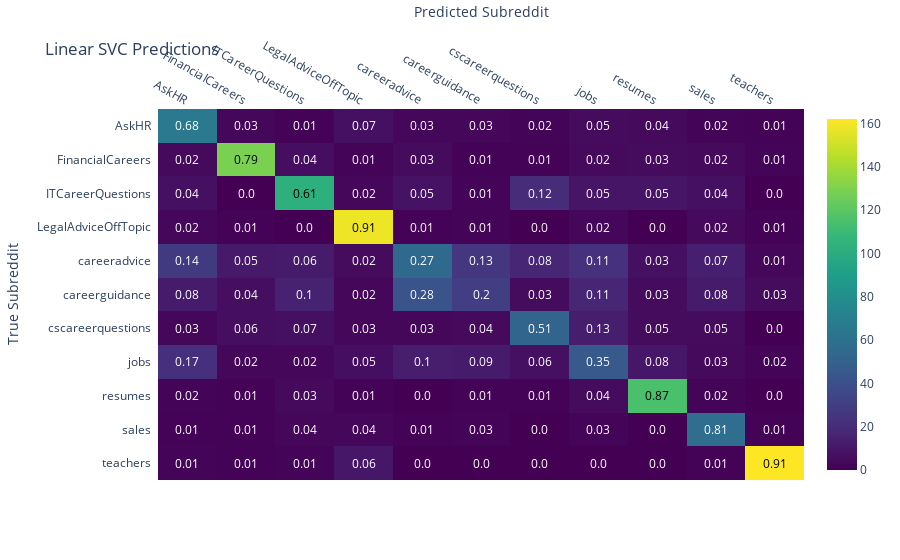

Write notebook code for a chart like this one.
### Markdown cell above
The linear svc was choose due to it simplicity fronm there we tune with two techiques the costly yet powerful grid search and Bayesian optimization. Bayesian learns statistically which combinations did better

### Code cell
#linear SVC
predicted_subreddit_names = label_encoder.inverse_transform(result)
true_subreddit_names = label_encoder.inverse_transform(y_tests)
conf_matrix = confusion_matrix(y_tests, result)

# Ensure it's in list format
subreddit_names_list = sorted_unique_names.tolist()

# Re-attempt to create the heatmap
fig = ff.create_annotated_heatmap(
    z=conf_matrix,
    x=subreddit_names_list,  # Ensure this is a list
    y=subreddit_names_list,  # Ensure this is a list too
    colorscale='Viridis',
    annotation_text=np.around(conf_matrix.astype(np.float64) / conf_matrix.sum(axis=1)[:, np.newaxis], decimals=2),
    hoverinfo="z",
    showscale=True
)

fig.update_layout(
    title='Linear SVC Predictions',
    xaxis=dict(title='Predicted Subreddit'),
    yaxis=dict(title='True Subreddit'),
    yaxis_autorange='reversed'
)
fig.show()

### Figure 1 — Plotly figure (JSON) as saved in the notebook; plotly's stock layout.template omitted (floating-point values rounded to 4 significant figures)
{"data": [{"colorscale": [[0, "#440154"], [0.1111, "#482878"], [0.2222, "#3e4989"], [0.3333, "#31688e"], [0.4444, "#26828e"], [0.5556, "#1f9e89"], [0.6667, "#35b779"], [0.7778, "#6ece58"], [0.8889, "#b5de2b"], [1, "#fde725"]], "hoverinfo": "z", "reversescale": false, "showscale": true, "type": "heatmap", "x": ["AskHR", "FinancialCareers", "ITCareerQuestions", "LegalAdviceOffTopic", "careeradvice", "careerguidance", "cscareerquestions", "jobs", "resumes", "sales", "teachers"], "y": ["AskHR", "FinancialCareers", "ITCareerQuestions", "LegalAdviceOffTopic", "careeradvice", "careerguidance", "cscareerquestions", "jobs", "resumes", "sales", "teachers"], "z": [[66, 3, 1, 7, 3, 3, 2, 5, 4, 2, 1], [4, 129, 6, 2, 5, 1, 1, 4, 5, 4, 2], [7, 0, 102, 3, 8, 2, 20, 9, 9, 7, 0], [3, 1, 0, 158, 1, 2, 0, 3, 0, 4, 1], [28, 11, 12, 5, 55, 26, 17, 23, 7, 14, 3], [12, 6, 15, 3, 42, 30, 5, 17, 5, 12, 5], [3, 6, 7, 3, 3, 4, 52, 13, 5, 5, 0], [22, 3, 3, 6, 13, 12, 7, 45, 10, 4, 2], [2, 1, 4, 1, 0, 1, 1, 5, 115, 2, 0], [1, 1, 3, 3, 1, 2, 0, 2, 0, 58, 1], [2, 1, 2, 10, 0, 0, 0, 0, 0, 1, 162]]}], "layout": {"annotations": [{"font": {"color": "#FFFFFF"}, "showarrow": false, "text": "0.68", "x": "AskHR", "xref": "x", "y": "AskHR", "yref": "y"}, {"font": {"color": "#FFFFFF"}, "showarrow": false, "text": "0.03", "x": "FinancialCareers", "xref": "x", "y": "AskHR", "yref": "y"}, {"font": {"color": "#FFFFFF"}, "showarrow": false, "text": "0.01", "x": "ITCareerQuestions", "xref": "x", "y": "AskHR", "yref": "y"}, {"font": {"color": "#FFFFFF"}, "showarrow": false, "text": "0.07", "x": "LegalAdviceOffTopic", "xref": "x", "y": "AskHR", "yref": "y"}, {"font": {"color": "#FFFFFF"}, "showarrow": false, "text": "0.03", "x": "careeradvice", "xref": "x", "y": "AskHR", "yref": "y"}, {"font": {"color": "#FFFFFF"}, "showarrow": false, "text": "0.03", "x": "careerguidance", "xref": "x", "y": "AskHR", "yref": "y"}, {"font": {"color": "#FFFFFF"}, "showarrow": false, "text": "0.02", "x": "cscareerquestions", "xref": "x", "y": "AskHR", "yref": "y"}, {"font": {"color": "#FFFFFF"}, "showarrow": false, "text": "0.05", "x": "jobs", "xref": "x", "y": "AskHR", "yref": "y"}, {"font": {"color": "#FFFFFF"}, "showarrow": false, "text": "0.04", "x": "resumes", "xref": "x", "y": "AskHR", "yref": "y"}, {"font": {"color": "#FFFFFF"}, "showarrow": false, "text": "0.02", "x": "sales", "xref": "x", "y": "AskHR", "yref": "y"}, {"font": {"color": "#FFFFFF"}, "showarrow": false, "text": "0.01", "x": "teachers", "xref": "x", "y": "AskHR", "yref": "y"}, {"font": {"color": "#FFFFFF"}, "showarrow": false, "text": "0.02", "x": "AskHR", "xref": "x", "y": "FinancialCareers", "yref": "y"}, {"font": {"color": "#000000"}, "showarrow": false, "text": "0.79", "x": "FinancialCareers", "xref": "x", "y": "FinancialCareers", "yref": "y"}, {"font": {"color": "#FFFFFF"}, "showarrow": false, "text": "0.04", "x": "ITCareerQuestions", "xref": "x", "y": "FinancialCareers", "yref": "y"}, {"font": {"color": "#FFFFFF"}, "showarrow": false, "text": "0.01", "x": "LegalAdviceOffTopic", "xref": "x", "y": "FinancialCareers", "yref": "y"}, {"font": {"color": "#FFFFFF"}, "showarrow": false, "text": "0.03", "x": "careeradvice", "xref": "x", "y": "FinancialCareers", "yref": "y"}, {"font": {"color": "#FFFFFF"}, "showarrow": false, "text": "0.01", "x": "careerguidance", "xref": "x", "y": "FinancialCareers", "yref": "y"}, {"font": {"color": "#FFFFFF"}, "showarrow": false, "text": "0.01", "x": "cscareerquestions", "xref": "x", "y": "FinancialCareers", "yref": "y"}, {"font": {"color": "#FFFFFF"}, "showarrow": false, "text": "0.02", "x": "jobs", "xref": "x", "y": "FinancialCareers", "yref": "y"}, {"font": {"color": "#FFFFFF"}, "showarrow": false, "text": "0.03", "x": "resumes", "xref": "x", "y": "FinancialCareers", "yref": "y"}, {"font": {"color": "#FFFFFF"}, "showarrow": false, "text": "0.02", "x": "sales", "xref": "x", "y": "FinancialCareers", "yref": "y"}, {"font": {"color": "#FFFFFF"}, "showarrow": false, "text": "0.01", "x": "teachers", "xref": "x", "y": "FinancialCareers", "yref": "y"}, {"font": {"color": "#FFFFFF"}, "showarrow": false, "text": "0.04", "x": "AskHR", "xref": "x", "y": "ITCareerQuestions", "yref": "y"}, {"font": {"color": "#FFFFFF"}, "showarrow": false, "text": "0.0", "x": "FinancialCareers", "xref": "x", "y": "ITCareerQuestions", "yref": "y"}, {"font": {"color": "#000000"}, "showarrow": false, "text": "0.61", "x": "ITCareerQuestions", "xref": "x", "y": "ITCareerQuestions", "yref": "y"}, {"font": {"color": "#FFFFFF"}, "showarrow": false, "text": "0.02", "x": "LegalAdviceOffTopic", "xref": "x", "y": "ITCareerQuestions", "yref": "y"}, {"font": {"color": "#FFFFFF"}, "showarrow": false, "text": "0.05", "x": "careeradvice", "xref": "x", "y": "ITCareerQuestions", "yref": "y"}, {"font": {"color": "#FFFFFF"}, "showarrow": false, "text": "0.01", "x": "careerguidance", "xref": "x", "y": "ITCareerQuestions", "yref": "y"}, {"font": {"color": "#FFFFFF"}, "showarrow": false, "text": "0.12", "x": "cscareerquestions", "xref": "x", "y": "ITCareerQuestions", "yref": "y"}, {"font": {"color": "#FFFFFF"}, "showarrow": false, "text": "0.05", "x": "jobs", "xref": "x", "y": "ITCareerQuestions", "yref": "y"}, {"font": {"color": "#FFFFFF"}, "showarrow": false, "text": "0.05", "x": "resumes", "xref": "x", "y": "ITCareerQuestions", "yref": "y"}, {"font": {"color": "#FFFFFF"}, "showarrow": false, "text": "0.04", "x": "sales", "xref": "x", "y": "ITCareerQuestions", "yref": "y"}, {"font": {"color": "#FFFFFF"}, "showarrow": false, "text": "0.0", "x": "teachers", "xref": "x", "y": "ITCareerQuestions", "yref": "y"}, {"font": {"color": "#FFFFFF"}, "showarrow": false, "text": "0.02", "x": "AskHR", "xref": "x", "y": "LegalAdviceOffTopic", "yref": "y"}, {"font": {"color": "#FFFFFF"}, "showarrow": false, "text": "0.01", "x": "FinancialCareers", "xref": "x", "y": "LegalAdviceOffTopic", "yref": "y"}, {"font": {"color": "#FFFFFF"}, "showarrow": false, "text": "0.0", "x": "ITCareerQuestions", "xref": "x", "y": "LegalAdviceOffTopic", "yref": "y"}, {"font": {"color": "#000000"}, "showarrow": false, "text": "0.91", "x": "LegalAdviceOffTopic", "xref": "x", "y": "LegalAdviceOffTopic", "yref": "y"}, {"font": {"color": "#FFFFFF"}, "showarrow": false, "text": "0.01", "x": "careeradvice", "xref": "x", "y": "LegalAdviceOffTopic", "yref": "y"}, {"font": {"color": "#FFFFFF"}, "showarrow": false, "text": "0.01", "x": "careerguidance", "xref": "x", "y": "LegalAdviceOffTopic", "yref": "y"}, {"font": {"color": "#FFFFFF"}, "showarrow": false, "text": "0.0", "x": "cscareerquestions", "xref": "x", "y": "LegalAdviceOffTopic", "yref": "y"}, {"font": {"color": "#FFFFFF"}, "showarrow": false, "text": "0.02", "x": "jobs", "xref": "x", "y": "LegalAdviceOffTopic", "yref": "y"}, {"font": {"color": "#FFFFFF"}, "showarrow": false, "text": "0.0", "x": "resumes", "xref": "x", "y": "LegalAdviceOffTopic", "yref": "y"}, {"font": {"color": "#FFFFFF"}, "showarrow": false, "text": "0.02", "x": "sales", "xref": "x", "y": "LegalAdviceOffTopic", "yref": "y"}, {"font": {"color": "#FFFFFF"}, "showarrow": false, "text": "0.01", "x": "teachers", "xref": "x", "y": "LegalAdviceOffTopic", "yref": "y"}, {"font": {"color": "#FFFFFF"}, "showarrow": false, "text": "0.14", "x": "AskHR", "xref": "x", "y": "careeradvice", "yref": "y"}, {"font": {"color": "#FFFFFF"}, "showarrow": false, "text": "0.05", "x": "FinancialCareers", "xref": "x", "y": "careeradvice", "yref": "y"}, {"font": {"color": "#FFFFFF"}, "showarrow": false, "text": "0.06", "x": "ITCareerQuestions", "xref": "x", "y": "careeradvice", "yref": "y"}, {"font": {"color": "#FFFFFF"}, "showarrow": false, "text": "0.02", "x": "LegalAdviceOffTopic", "xref": "x", "y": "careeradvice", "yref": "y"}, {"font": {"color": "#FFFFFF"}, "showarrow": false, "text": "0.27", "x": "careeradvice", "xref": "x", "y": "careeradvice", "yref": "y"}, {"font": {"color": "#FFFFFF"}, "showarrow": false, "text": "0.13", "x": "careerguidance", "xref": "x", "y": "careeradvice", "yref": "y"}, {"font": {"color": "#FFFFFF"}, "showarrow": false, "text": "0.08", "x": "cscareerquestions", "xref": "x", "y": "careeradvice", "yref": "y"}, {"font": {"color": "#FFFFFF"}, "showarrow": false, "text": "0.11", "x": "jobs", "xref": "x", "y": "careeradvice", "yref": "y"}, {"font": {"color": "#FFFFFF"}, "showarrow": false, "text": "0.03", "x": "resumes", "xref": "x", "y": "careeradvice", "yref": "y"}, {"font": {"color": "#FFFFFF"}, "showarrow": false, "text": "0.07", "x": "sales", "xref": "x", "y": "careeradvice", "yref": "y"}, {"font": {"color": "#FFFFFF"}, "showarrow": false, "text": "0.01", "x": "teachers", "xref": "x", "y": "careeradvice", "yref": "y"}, {"font": {"color": "#FFFFFF"}, "showarrow": false, "text": "0.08", "x": "AskHR", "xref": "x", "y": "careerguidance", "yref": "y"}, {"font": {"color": "#FFFFFF"}, "showarrow": false, "text": "0.04", "x": "FinancialCareers", "xref": "x", "y": "careerguidance", "yref": "y"}, {"font": {"color": "#FFFFFF"}, "showarrow": false, "text": "0.1", "x": "ITCareerQuestions", "xref": "x", "y": "careerguidance", "yref": "y"}, {"font": {"color": "#FFFFFF"}, "showarrow": false, "text": "0.02", "x": "LegalAdviceOffTopic", "xref": "x", "y": "careerguidance", "yref": "y"}, {"font": {"color": "#FFFFFF"}, "showarrow": false, "text": "0.28", "x": "careeradvice", "xref": "x", "y": "careerguidance", "yref": "y"}, {"font": {"color": "#FFFFFF"}, "showarrow": false, "text": "0.2", "x": "careerguidance", "xref": "x", "y": "careerguidance", "yref": "y"}, {"font": {"color": "#FFFFFF"}, "showarrow": false, "text": "0.03", "x": "cscareerquestions", "xref": "x", "y": "careerguidance", "yref": "y"}, {"font": {"color": "#FFFFFF"}, "showarrow": false, "text": "0.11", "x": "jobs", "xref": "x", "y": "careerguidance", "yref": "y"}, {"font": {"color": "#FFFFFF"}, "showarrow": false, "text": "0.03", "x": "resumes", "xref": "x", "y": "careerguidance", "yref": "y"}, {"font": {"color": "#FFFFFF"}, "showarrow": false, "text": "0.08", "x": "sales", "xref": "x", "y": "careerguidance", "yref": "y"}, {"font": {"color": "#FFFFFF"}, "showarrow": false, "text": "0.03", "x": "teachers", "xref": "x", "y": "careerguidance", "yref": "y"}, {"font": {"color": "#FFFFFF"}, "showarrow": false, "text": "0.03", "x": "AskHR", "xref": "x", "y": "cscareerquestions", "yref": "y"}, {"font": {"color": "#FFFFFF"}, "showarrow": false, "text": "0.06", "x": "FinancialCareers", "xref": "x", "y": "cscareerquestions", "yref": "y"}, {"font": {"color": "#FFFFFF"}, "showarrow": false, "text": "0.07", "x": "ITCareerQuestions", "xref": "x", "y": "cscareerquestions", "yref": "y"}, {"font": {"color": "#FFFFFF"}, "showarrow": false, "text": "0.03", "x": "LegalAdviceOffTopic", "xref": "x", "y": "cscareerquestions", "yref": "y"}, {"font": {"color": "#FFFFFF"}, "showarrow": false, "text": "0.03", "x": "careeradvice", "xref": "x", "y": "cscareerquestions", "yref": "y"}, {"font": {"color": "#FFFFFF"}, "showarrow": false, "text": "0.04", "x": "careerguidance", "xref": "x", "y": "cscareerquestions", "yref": "y"}, {"font": {"color": "#FFFFFF"}, "showarrow": false, "text": "0.51", "x": "cscareerquestions", "xref": "x", "y": "cscareerquestions", "yref": "y"}, {"font": {"color": "#FFFFFF"}, "showarrow": false, "text": "0.13", "x": "jobs", "xref": "x", "y": "cscareerquestions", "yref": "y"}, {"font": {"color": "#FFFFFF"}, "showarrow": false, "text": "0.05", "x": "resumes", "xref": "x", "y": "cscareerquestions", "yref": "y"}, {"font": {"color": "#FFFFFF"}, "showarrow": false, "text": "0.05", "x": "sales", "xref": "x", "y": "cscareerquestions", "yref": "y"}, {"font": {"color": "#FFFFFF"}, "showarrow": false, "text": "0.0", "x": "teachers", "xref": "x", "y": "cscareerquestions", "yref": "y"}, {"font": {"color": "#FFFFFF"}, "showarrow": false, "text": "0.17", "x": "AskHR", "xref": "x", "y": "jobs", "yref": "y"}, {"font": {"color": "#FFFFFF"}, "showarrow": false, "text": "0.02", "x": "FinancialCareers", "xref": "x", "y": "jobs", "yref": "y"}, {"font": {"color": "#FFFFFF"}, "showarrow": false, "text": "0.02", "x": "ITCareerQuestions", "xref": "x", "y": "jobs", "yref": "y"}, {"font": {"color": "#FFFFFF"}, "showarrow": false, "text": "0.05", "x": "LegalAdviceOffTopic", "xref": "x", "y": "jobs", "yref": "y"}, {"font": {"color": "#FFFFFF"}, "showarrow": false, "text": "0.1", "x": "careeradvice", "xref": "x", "y": "jobs", "yref": "y"}, {"font": {"color": "#FFFFFF"}, "showarrow": false, "text": "0.09", "x": "careerguidance", "xref": "x", "y": "jobs", "yref": "y"}, {"font": {"color": "#FFFFFF"}, "showarrow": false, "text": "0.06", "x": "cscareerquestions", "xref": "x", "y": "jobs", "yref": "y"}, {"font": {"color": "#FFFFFF"}, "showarrow": false, "text": "0.35", "x": "jobs", "xref": "x", "y": "jobs", "yref": "y"}, {"font": {"color": "#FFFFFF"}, "showarrow": false, "text": "0.08", "x": "resumes", "xref": "x", "y": "jobs", "yref": "y"}, {"font": {"color": "#FFFFFF"}, "showarrow": false, "text": "0.03", "x": "sales", "xref": "x", "y": "jobs", "yref": "y"}, {"font": {"color": "#FFFFFF"}, "showarrow": false, "text": "0.02", "x": "teachers", "xref": "x", "y": "jobs", "yref": "y"}, {"font": {"color": "#FFFFFF"}, "showarrow": false, "text": "0.02", "x": "AskHR", "xref": "x", "y": "resumes", "yref": "y"}, {"font": {"color": "#FFFFFF"}, "showarrow": false, "text": "0.01", "x": "FinancialCareers", "xref": "x", "y": "resumes", "yref": "y"}, {"font": {"color": "#FFFFFF"}, "showarrow": false, "text": "0.03", "x": "ITCareerQuestions", "xref": "x", "y": "resumes", "yref": "y"}, {"font": {"color": "#FFFFFF"}, "showarrow": false, "text": "0.01", "x": "LegalAdviceOffTopic", "xref": "x", "y": "resumes", "yref": "y"}, {"font": {"color": "#FFFFFF"}, "showarrow": false, "text": "0.0", "x": "careeradvice", "xref": "x", "y": "resumes", "yref": "y"}, {"font": {"color": "#FFFFFF"}, "showarrow": false, "text": "0.01", "x": "careerguidance", "xref": "x", "y": "resumes", "yref": "y"}, {"font": {"color": "#FFFFFF"}, "showarrow": false, "text": "0.01", "x": "cscareerquestions", "xref": "x", "y": "resumes", "yref": "y"}, {"font": {"color": "#FFFFFF"}, "showarrow": false, "text": "0.04", "x": "jobs", "xref": "x", "y": "resumes", "yref": "y"}, {"font": {"color": "#000000"}, "showarrow": false, "text": "0.87", "x": "resumes", "xref": "x", "y": "resumes", "yref": "y"}, {"font": {"color": "#FFFFFF"}, "showarrow": false, "text": "0.02", "x": "sales", "xref": "x", "y": "resumes", "yref": "y"}, {"font": {"color": "#FFFFFF"}, "showarrow": false, "text": "0.0", "x": "teachers", "xref": "x", "y": "resumes", "yref": "y"}, {"font": {"color": "#FFFFFF"}, "showarrow": false, "text": "0.01", "x": "AskHR", "xref": "x", "y": "sales", "yref": "y"}, {"font": {"color": "#FFFFFF"}, "showarrow": false, "text": "0.01", "x": "FinancialCareers", "xref": "x", "y": "sales", "yref": "y"}, {"font": {"color": "#FFFFFF"}, "showarrow": false, "text": "0.04", "x": "ITCareerQuestions", "xref": "x", "y": "sales", "yref": "y"}, {"font": {"color": "#FFFFFF"}, "showarrow": false, "text": "0.04", "x": "LegalAdviceOffTopic", "xref": "x", "y": "sales", "yref": "y"}, {"font": {"color": "#FFFFFF"}, "showarrow": false, "text": "0.01", "x": "careeradvice", "xref": "x", "y": "sales", "yref": "y"}, {"font": {"color": "#FFFFFF"}, "showarrow": false, "text": "0.03", "x": "careerguidance", "xref": "x", "y": "sales", "yref": "y"}, {"font": {"color": "#FFFFFF"}, "showarrow": false, "text": "0.0", "x": "cscareerquestions", "xref": "x", "y": "sales", "yref": "y"}, {"font": {"color": "#FFFFFF"}, "showarrow": false, "text": "0.03", "x": "jobs", "xref": "x", "y": "sales", "yref": "y"}, {"font": {"color": "#FFFFFF"}, "showarrow": false, "text": "0.0", "x": "resumes", "xref": "x", "y": "sales", "yref": "y"}, {"font": {"color": "#FFFFFF"}, "showarrow": false, "text": "0.81", "x": "sales", "xref": "x", "y": "sales", "yref": "y"}, {"font": {"color": "#FFFFFF"}, "showarrow": false, "text": "0.01", "x": "teachers", "xref": "x", "y": "sales", "yref": "y"}, {"font": {"color": "#FFFFFF"}, "showarrow": false, "text": "0.01", "x": "AskHR", "xref": "x", "y": "teachers", "yref": "y"}, {"font": {"color": "#FFFFFF"}, "showarrow": false, "text": "0.01", "x": "FinancialCareers", "xref": "x", "y": "teachers", "yref": "y"}, {"font": {"color": "#FFFFFF"}, "showarrow": false, "text": "0.01", "x": "ITCareerQuestions", "xref": "x", "y": "teachers", "yref": "y"}, {"font": {"color": "#FFFFFF"}, "showarrow": false, "text": "0.06", "x": "LegalAdviceOffTopic", "xref": "x", "y": "teachers", "yref": "y"}, {"font": {"color": "#FFFFFF"}, "showarrow": false, "text": "0.0", "x": "careeradvice", "xref": "x", "y": "teachers", "yref": "y"}, {"font": {"color": "#FFFFFF"}, "showarrow": false, "text": "0.0", "x": "careerguidance", "xref": "x", "y": "teachers", "yref": "y"}, {"font": {"color": "#FFFFFF"}, "showarrow": false, "text": "0.0", "x": "cscareerquestions", "xref": "x", "y": "teachers", "yref": "y"}, {"font": {"color": "#FFFFFF"}, "showarrow": false, "text": "0.0", "x": "jobs", "xref": "x", "y": "teachers", "yref": "y"}, {"font": {"color": "#FFFFFF"}, "showarrow": false, "text": "0.0", "x": "resumes", "xref": "x", "y": "teachers", "yref": "y"}, {"font": {"color": "#FFFFFF"}, "showarrow": false, "text": "0.01", "x": "sales", "xref": "x", "y": "teachers", "yref": "y"}, {"font": {"color": "#000000"}, "showarrow": false, "text": "0.91", "x": "teachers", "xref": "x", "y": "teachers", "yref": "y"}], "title": {"text": "Linear SVC Predictions"}, "xaxis": {"dtick": 1, "gridcolor": "rgb(0, 0, 0)", "side": "top", "ticks": "", "title": {"text": "Predicted Subreddit"}}, "yaxis": {"autorange": "reversed", "dtick": 1, "ticks": "", "ticksuffix": "  ", "title": {"text": "True Subreddit"}}}}
